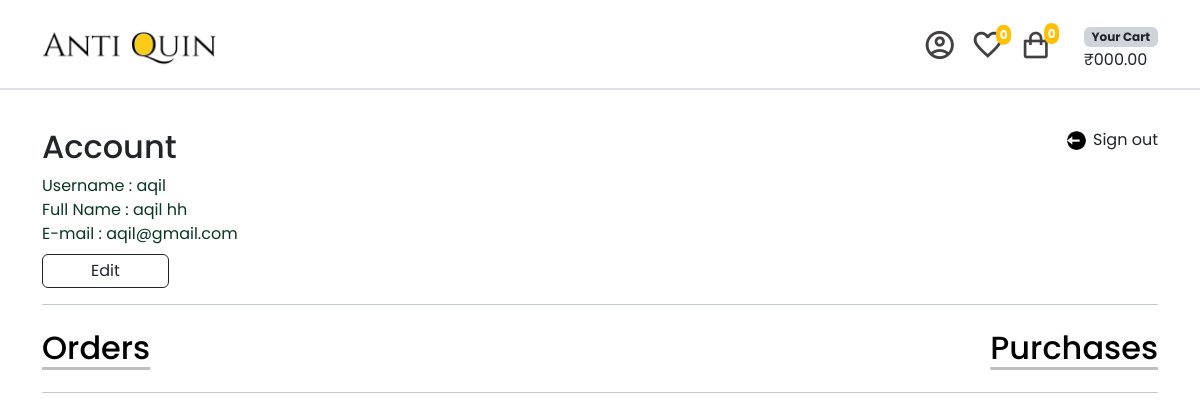
The app's page /account/order-details/172 (signed in), older data.
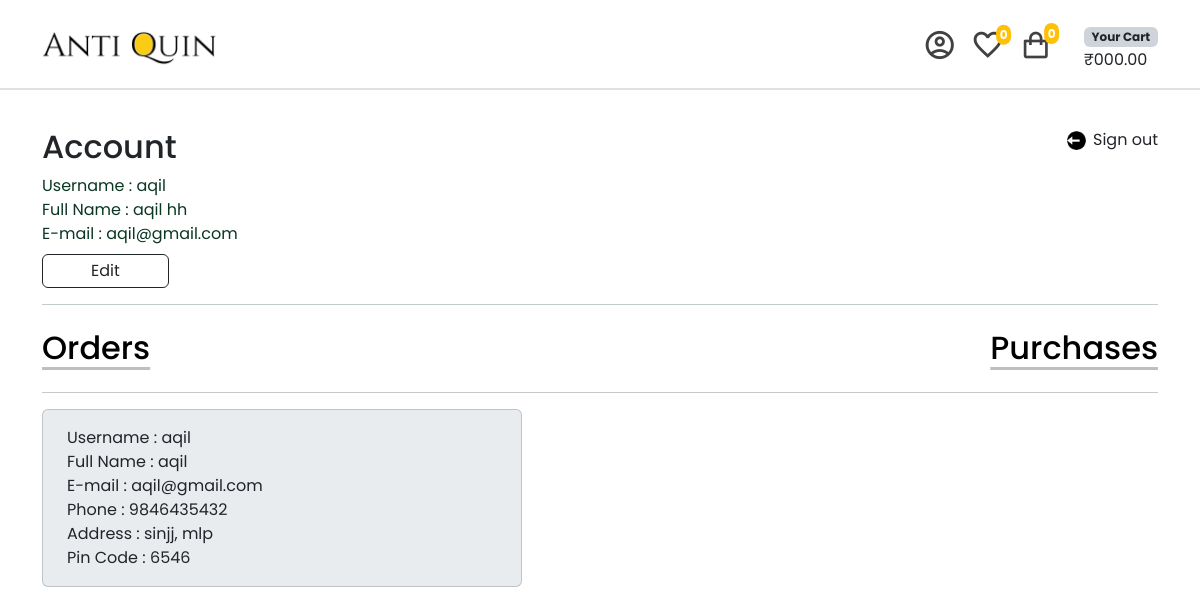
The same page, newer data.
### order/models.py (models this page shows, shortened)
class Order(models.Model):
    ORDERED = 'ordered'
    DISPATCHED = 'dispatched'
    DELIVERED = 'delivered'
    STATUS_CHOICES = (
        (ORDERED, 'Ordered'),
        (DISPATCHED, 'Dispatched'),
        (DELIVERED, 'Delivered')
    )
    user = models.ForeignKey(User, on_delete=models.CASCADE)
    first_name = models.CharField(max_length=100)
    last_name = models.CharField(max_length=100)
    email = models.EmailField(blank=True, null=True)
    address = models.TextField()
    pincode = models.IntegerField()
    place = models.CharField(max_length=100)
    phone = models.IntegerField()
    created_at = models.DateTimeField(auto_now_add=True)
    is_cancelled = models.BooleanField(default=False)
    is_delivered = models.BooleanField(default=False)
    paid = models.BooleanField(default=False)
    paid_amount = models.IntegerField(blank=True, null=True)
    status = models.CharField(max_length=20, choices=STATUS_CHOICES, default=ORDERED)

### account/views.py (the view)
# urls.py: path('order-details/<int:pk>',views.order_details,name='order_details')
@login_required
def order_details(request, pk):
    order = Order.objects.filter(pk=pk)
    order_item = OrderItem.objects.filter(pk=pk)
    return render(request, 'account/order_details.html',{'order':order, 'order_item':order_item })

### account/templates/account/order_details.html
{% extends "account/profile.html" %}
{% load static %}
{% block customer %}
{% for item in order %}
<div class="card p-4 pt-3 pb-3 mb-3 bg-body-secondary" style="max-width: 30rem;">
    Username : {{ item.user.username }} <br>
    Full Name : {{ item.first_name }} {{ order.last_name }} <br>
    E-mail : {{ item.email }} <br>
    Phone : {{ item.phone }} <br>
    Address : {{ item.address }}, {{ item.place }} <br>
    Pin Code : {{ item.pincode }} <br>
</div>
{% endfor %}
{% endblock customer %}

Row changes from the older to the newer data that the page shows:
added Order: user.username "aqil", first_name "aqil", email "aqil@gmail.com", phone "9846435432", address "sinjj", place "mlp", pincode "6546"
